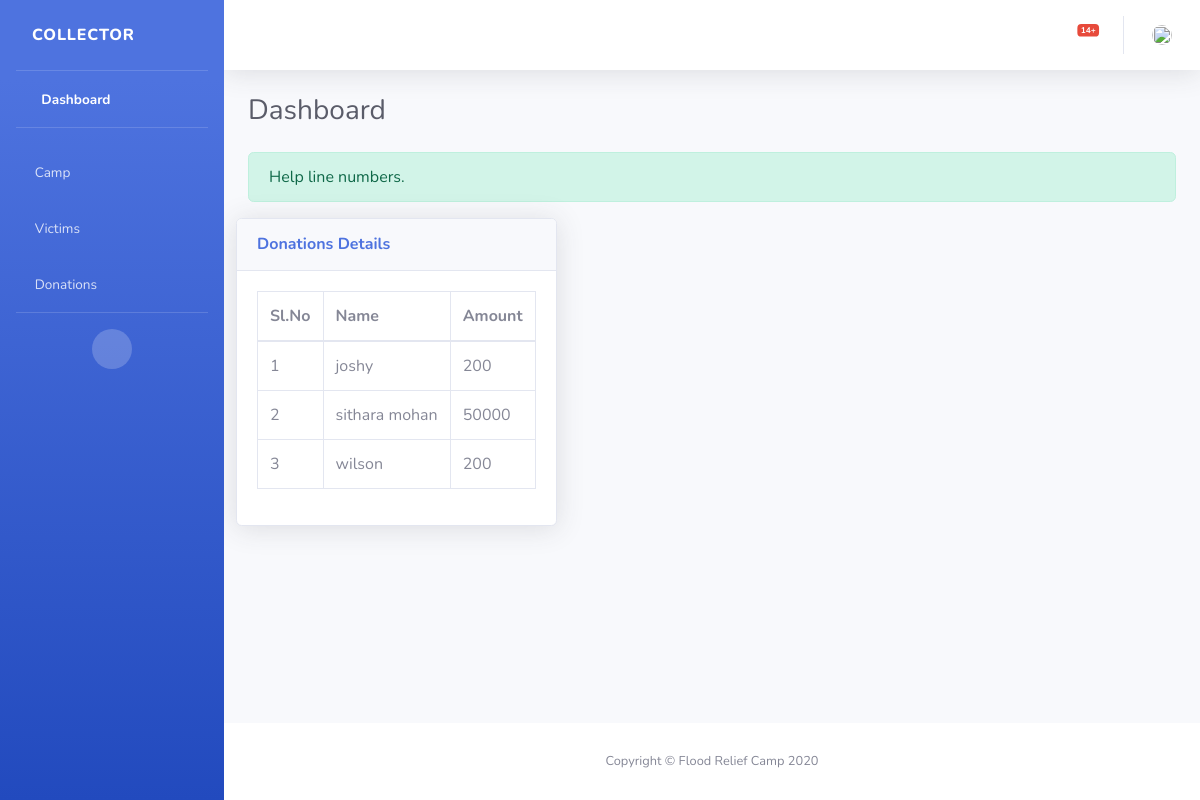
Page /collector_view_donation on the committed database.
### app1/models.py (models this page shows)
class user_donation(models.Model):
    name=models.CharField(max_length=500)
    amount=models.IntegerField()

### app1/views.py (the view)
# urls.py: path('collector_view_donation',views.collector_view_donation,name='view_donations'),
def collector_view_donation(request):
    obj=user_donation.objects.all().order_by('-id')
    obj1=camp_details.objects.all().order_by('-id')
    obj2=requirement_table.objects.filter(status='').order_by('-id')
    obj3=flood_area.objects.all().order_by('-id')
    count=0
    for x in obj1:
        count=count+1
    for y in obj2:
        count=count+1
    for z in obj3:
        count=count+1
    return render(request,'Collector_view_donation.html',{'donation_details':obj,'camp':obj1,'requirement':obj2,'area':obj3,'count':count})

### app1/templates/Collector_view_donation.html (shortened to what this page needs)
<!DOCTYPE html>
<html lang="en">
    {% load static %}
<head>
    <link href="{% static "vendor/fontawesome-free/css/all.min.css"%}"" rel="stylesheet" type="text/css">
    <link href="{% static "css/sb-admin-2.min.css"%}"" rel="stylesheet">
</head>
<body id="page-top">
    <div id="wrapper">
        <ul class="navbar-nav bg-gradient-primary sidebar sidebar-dark accordion " id="accordionSidebar">
            <a class="sidebar-brand d-flex align-items-center justify-content-left" href="{% url 'collector_dashboard' %}">
                <div class="sidebar-brand-text mx-3">Collector </div>
            </a>
            <hr class="sidebar-divider my-0">
            <li class="nav-item active">
                <a class="nav-link" href="{% url 'collector_dashboard' %}">
                    <i class="fas fa-fw fa-tachometer-alt"></i>
                    <span>Dashboard</span></a>
            </li>
            <hr class="sidebar-divider">
            <li class="nav-item">
                <a class="nav-link collapsed" href="#" data-toggle="collapse" data-target="#collapseTwo"
                    aria-expanded="true" aria-controls="collapseTwo">
                    <i class="fas fa-home"></i>
                    <span>Camp</span>
                </a>
            </li>
            <li class="nav-item">
                <a class="nav-link collapsed" href="#" data-toggle="collapse" data-target="#collapseUtilities"
                    aria-expanded="true" aria-controls="collapseUtilities">
                    <i class="fas fa-wheelchair"></i>
                    <span>Victims</span>
                </a>
            </li>
            <li class="nav-item">
                <a class="nav-link collapsed" href="#" data-toggle="collapse" data-target="#collapseUtilities3"
                    aria-expanded="true" aria-controls="collapseUtilities3">
                    <i class="fas fa-hands-helping"></i>
                    <span>Donations</span>
                </a>
            </li>
            <hr class="sidebar-divider d-none d-md-block">
            <div class="text-center d-none d-md-inline">
                <button class="rounded-circle border-0" id="sidebarToggle"></button>
            </div>
        </ul>
        <div id="content-wrapper" class="d-flex flex-column">
            <div id="content">
                <nav class="navbar navbar-expand navbar-light bg-white topbar mb-4 static-top shadow">
                    <ul class="navbar-nav ml-auto">
                        <li class="nav-item dropdown no-arrow mx-1">
                            <a class="nav-link dropdown-toggle" href="#" id="alertsDropdown" role="button"
                                data-toggle="dropdown" aria-haspopup="true" aria-expanded="false">
                                <span class="badge badge-danger badge-counter">{{count}}+</span>
                            </a>
                        </li>
                        <li class="nav-item dropdown no-arrow">
                            <a class="nav-link dropdown-toggle" href="#" id="userDropdown" role="button"
                                data-toggle="dropdown" aria-haspopup="true" aria-expanded="false">
                                <img class="img-profile rounded-circle"
                                    src="{% static "images/profileicon.png"%}"" style="width: 20px; height:20px;">
                            </a>
                        </li>
                    </ul>
                </nav>
                <div class="container-fluid">
                    <div class="d-sm-flex align-items-center justify-content-between mb-4">
                        <h1 class="h3 mb-0 text-gray-800">Dashboard</h1>
                    </div>
                    <div class="alert alert-success" role="alert">
                        Help line numbers.
                      </div>
                    <div class="row">
                        <div class="card shadow mb-4">
                            <div class="card-header py-3">
                                <h6 class="m-0 font-weight-bold text-primary">Donations Details</h6>
                            </div>
                            <div class="card-body">
                                <div class="table-responsive">
                                    <table class="table table-bordered" id="dataTable" width="100%" cellspacing="0">
                                        <thead>
                                            <tr>
                                                <th>Sl.No</th>
                                                <th> Name</th>
                                                <th>Amount</th>
                                            </tr>
                                        </thead>
                                        <tbody>
                                            {% for x in donation_details %}
                                            <tr>
                                                <td>{{forloop.counter|add:0}}</td>
                                                <td>{{x.name}}</td>
                                                <td>{{x.amount}}</td>
                                            </tr>
                                           {% endfor %}
                                        </tbody>
                                    </table>
                                </div>
                            </div>
                        </div>
                    </div>
                </div>
            </div>
            <footer class="sticky-footer bg-white">
                <div class="container my-auto">
                    <div class="copyright text-center my-auto">
                        <span>Copyright &copy; Flood Relief Camp 2020</span>
                    </div>
                </div>
            </footer>
        </div>
    </div>
</body>
</html>

### rows in the picture
user_donation: name "joshy", amount "200"
user_donation: name "sithara mohan", amount "50000"
user_donation: name "wilson", amount "200"

### other values in the picture
{{ count }} "14"
